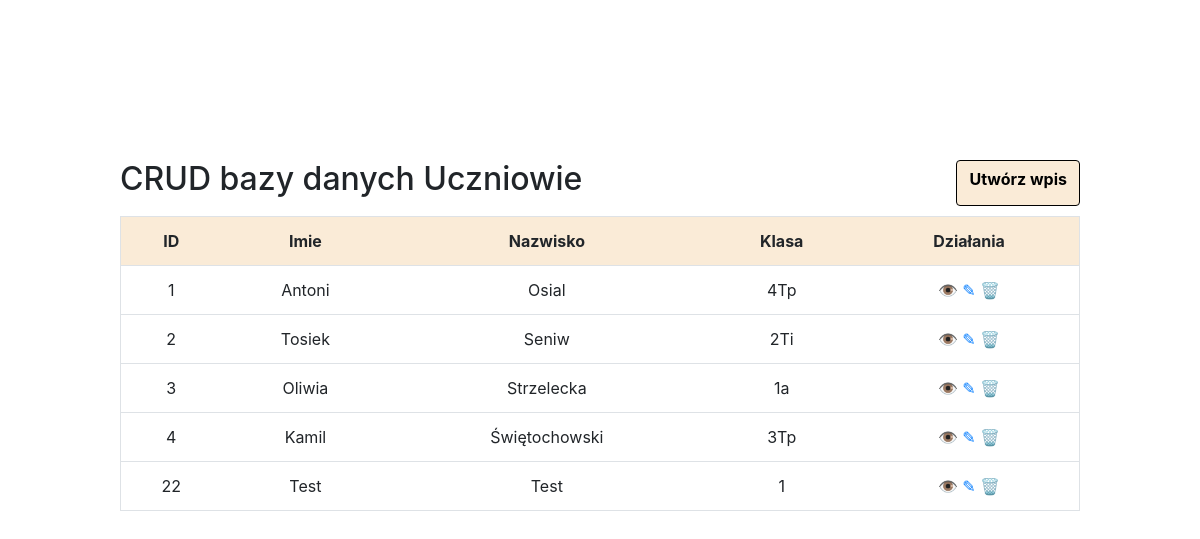
The page / on the database its author committed.
### tables this page shows
CREATE TABLE `uczniowie` (
  `id` int(11) NOT NULL,
  `Imie` text NOT NULL,
  `Nazwisko` text NOT NULL,
  `Klasa` text NOT NULL
);

### index.php (the view, shortened to what this page needs)
<!DOCTYPE html>
<html>
    <head>
        <link rel="stylesheet" type="text/css" href="style.css?v=6">
        <link rel="stylesheet" href="https://stackpath.bootstrapcdn.com/bootstrap/4.3.1/css/bootstrap.min.css">
    </head>
    <body>
        <main>
            <div id="firstline">
                <h2> CRUD bazy danych Uczniowie </h2>
                <a name="create" id="aButton" class="btn btn-primary" href="create.php" role="button">Utwórz wpis</a>
            </div>
            <?php
                $polaczenie = mysqli_connect('localhost', 'KUJINI', '1132', '4tp_tylkowski');
                $zapytanie = "SELECT * FROM Uczniowie;";
                $wynik = mysqli_query($polaczenie, $zapytanie);
                echo "<table class='table'>";
                    echo "<thead>";
                        echo "<tr>";
                            echo "<td>ID</td>";
                            echo "<td>Imie</td>";
                            echo "<td>Nazwisko</td>";
                            echo "<td>Klasa</td>";
                            echo "<td>Działania</td>";
                        echo "</tr>";
                    echo "</thead>";
                    echo "<tbody>";
                    while($row = mysqli_fetch_array($wynik)) {
                    echo "<tr>";
                        echo "<td scope='row'>".$row['id']."</td>";
                        echo "<td>".$row['Imie']."</td>";
                        echo "<td>".$row['Nazwisko']."</td>";
                        echo "<td>".$row['Klasa']."</td>";
                        echo "<td>";
                            echo '<a href="read.php?id='. $row['id'] .'"> &#128065 </a>';
                            echo '<a href="update.php?id='. $row['id'] .'"> &#9998 </a>';
                            echo '<a href="delete.php?id='. $row['id'] .'"> &#128465 </a>';
                        echo "</td>";
                    echo "</tr>";
                    }
                    echo "</tbody>";
                echo "</table>";
            ?>
        </main>
    </body>
</html>

### style.css (style rules this page uses)
main { width: 80vw; margin: auto; margin-top: 20vh; }
table { border: 1px #dee2e6 solid; }
thead { font-weight: bold; background-color: antiquewhite; }
table { text-align: center; }
#firstline { display: flex; justify-content: space-between; margin-bottom: 10px; }
#aButton { background-color: antiquewhite; border: 1px black solid; color: black; font-weight: bold; height: auto; }

### rows shown on the page
uczniowie: id "1", Imie "Antoni", Nazwisko "Osial", Klasa "4Tp"
uczniowie: id "2", Imie "Tosiek", Nazwisko "Seniw", Klasa "2Ti"
uczniowie: id "3", Imie "Oliwia", Nazwisko "Strzelecka", Klasa "1a"
uczniowie: id "4", Imie "Kamil", Nazwisko "Świętochowski", Klasa "3Tp"
uczniowie: id "22", Imie "Test", Nazwisko "Test", Klasa "1"
